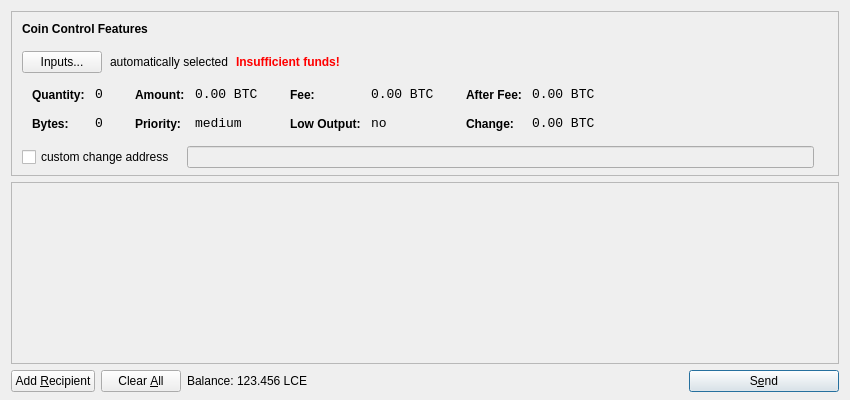
<?xml version="1.0" encoding="UTF-8"?>
<ui version="4.0">
 <class>SendCoinsDialog</class>
 <widget class="QDialog" name="SendCoinsDialog">
  <property name="geometry">
   <rect>
    <x>0</x>
    <y>0</y>
    <width>850</width>
    <height>400</height>
   </rect>
  </property>
  <property name="windowTitle">
   <string>Send Coins</string>
  </property>
  <layout class="QVBoxLayout" name="verticalLayout" stretch="0,1,0">
   <property name="bottomMargin">
    <number>8</number>
   </property>
   <item>
    <widget class="QFrame" name="frameCoinControl">
     <property name="sizePolicy">
      <sizepolicy hsizetype="Expanding" vsizetype="Expanding">
       <horstretch>0</horstretch>
       <verstretch>0</verstretch>
      </sizepolicy>
     </property>
     <property name="maximumSize">
      <size>
       <width>16777215</width>
       <height>16777215</height>
      </size>
     </property>
     <property name="frameShape">
      <enum>QFrame::StyledPanel</enum>
     </property>
     <property name="frameShadow">
      <enum>QFrame::Sunken</enum>
     </property>
     <layout class="QVBoxLayout" name="verticalLayoutCoinControl2">
      <property name="spacing">
       <number>-1</number>
      </property>
      <property name="leftMargin">
       <number>0</number>
      </property>
      <property name="topMargin">
       <number>0</number>
      </property>
      <property name="rightMargin">
       <number>0</number>
      </property>
      <property name="bottomMargin">
       <number>6</number>
      </property>
      <item>
       <layout class="QVBoxLayout" name="verticalLayoutCoinControl" stretch="0,0,0,0,1">
        <property name="spacing">
         <number>0</number>
        </property>
        <property name="leftMargin">
         <number>10</number>
        </property>
        <property name="topMargin">
         <number>10</number>
        </property>
        <item>
         <layout class="QHBoxLayout" name="horizontalLayoutCoinControl1">
          <property name="bottomMargin">
           <number>15</number>
          </property>
          <item>
           <widget class="QLabel" name="labelCoinControlFeatures">
            <property name="sizePolicy">
             <sizepolicy hsizetype="Preferred" vsizetype="Maximum">
              <horstretch>0</horstretch>
              <verstretch>0</verstretch>
             </sizepolicy>
            </property>
            <property name="font">
             <font>
              <weight>75</weight>
              <bold>true</bold>
             </font>
            </property>
            <property name="styleSheet">
             <string notr="true">font-weight:bold;</string>
            </property>
            <property name="text">
             <string>Coin Control Features</string>
            </property>
           </widget>
          </item>
         </layout>
        </item>
        <item>
         <layout class="QHBoxLayout" name="horizontalLayoutCoinControl2" stretch="0,0,0,0">
          <property name="spacing">
           <number>8</number>
          </property>
          <property name="bottomMargin">
           <number>10</number>
          </property>
          <item>
           <widget class="QPushButton" name="pushButtonCoinControl">
            <property name="styleSheet">
             <string notr="true"/>
            </property>
            <property name="text">
             <string>Inputs...</string>
            </property>
           </widget>
          </item>
          <item>
           <widget class="QLabel" name="labelCoinControlAutomaticallySelected">
            <property name="text">
             <string>automatically selected</string>
            </property>
            <property name="margin">
             <number>5</number>
            </property>
           </widget>
          </item>
          <item>
           <widget class="QLabel" name="labelCoinControlInsuffFunds">
            <property name="font">
             <font>
              <weight>75</weight>
              <bold>true</bold>
             </font>
            </property>
            <property name="styleSheet">
             <string notr="true">color:red;font-weight:bold;</string>
            </property>
            <property name="text">
             <string>Insufficient funds!</string>
            </property>
            <property name="margin">
             <number>5</number>
            </property>
           </widget>
          </item>
          <item>
           <spacer name="horizontalSpacerCoinControl">
            <property name="orientation">
             <enum>Qt::Horizontal</enum>
            </property>
            <property name="sizeHint" stdset="0">
             <size>
              <width>40</width>
              <height>1</height>
             </size>
            </property>
           </spacer>
          </item>
         </layout>
        </item>
        <item>
         <widget class="QWidget" name="widgetCoinControl" native="true">
          <property name="sizePolicy">
           <sizepolicy hsizetype="Preferred" vsizetype="Preferred">
            <horstretch>0</horstretch>
            <verstretch>0</verstretch>
           </sizepolicy>
          </property>
          <property name="minimumSize">
           <size>
            <width>0</width>
            <height>0</height>
           </size>
          </property>
          <property name="styleSheet">
           <string notr="true"/>
          </property>
          <layout class="QHBoxLayout" name="horizontalLayoutCoinControl5">
           <property name="margin">
            <number>0</number>
           </property>
           <item>
            <layout class="QHBoxLayout" name="horizontalLayoutCoinControl3" stretch="0,0,0,1">
             <property name="spacing">
              <number>20</number>
             </property>
             <property name="topMargin">
              <number>0</number>
             </property>
             <property name="bottomMargin">
              <number>10</number>
             </property>
             <item>
              <layout class="QFormLayout" name="formLayoutCoinControl1">
               <property name="horizontalSpacing">
                <number>10</number>
               </property>
               <property name="verticalSpacing">
                <number>14</number>
               </property>
               <property name="leftMargin">
                <number>10</number>
               </property>
               <property name="topMargin">
                <number>4</number>
               </property>
               <property name="rightMargin">
                <number>6</number>
               </property>
               <item row="0" column="0">
                <widget class="QLabel" name="labelCoinControlQuantityText">
                 <property name="styleSheet">
                  <string notr="true">font-weight:bold;</string>
                 </property>
                 <property name="text">
                  <string>Quantity:</string>
                 </property>
                 <property name="margin">
                  <number>0</number>
                 </property>
                </widget>
               </item>
               <item row="0" column="1">
                <widget class="QLabel" name="labelCoinControlQuantity">
                 <property name="font">
                  <font>
                   <family>Monospace</family>
                   <pointsize>10</pointsize>
                  </font>
                 </property>
                 <property name="cursor">
                  <cursorShape>IBeamCursor</cursorShape>
                 </property>
                 <property name="contextMenuPolicy">
                  <enum>Qt::ActionsContextMenu</enum>
                 </property>
                 <property name="text">
                  <string notr="true">0</string>
                 </property>
                 <property name="margin">
                  <number>0</number>
                 </property>
                 <property name="textInteractionFlags">
                  <set>Qt::LinksAccessibleByMouse|Qt::TextSelectableByKeyboard|Qt::TextSelectableByMouse</set>
                 </property>
                </widget>
               </item>
               <item row="1" column="0">
                <widget class="QLabel" name="labelCoinControlBytesText">
                 <property name="styleSheet">
                  <string notr="true">font-weight:bold;</string>
                 </property>
                 <property name="text">
                  <string>Bytes:</string>
                 </property>
                </widget>
               </item>
               <item row="1" column="1">
                <widget class="QLabel" name="labelCoinControlBytes">
                 <property name="font">
                  <font>
                   <family>Monospace</family>
                   <pointsize>10</pointsize>
                  </font>
                 </property>
                 <property name="cursor">
                  <cursorShape>IBeamCursor</cursorShape>
                 </property>
                 <property name="contextMenuPolicy">
                  <enum>Qt::ActionsContextMenu</enum>
                 </property>
                 <property name="text">
                  <string notr="true">0</string>
                 </property>
                 <property name="textInteractionFlags">
                  <set>Qt::LinksAccessibleByMouse|Qt::TextSelectableByKeyboard|Qt::TextSelectableByMouse</set>
                 </property>
                </widget>
               </item>
              </layout>
             </item>
             <item>
              <layout class="QFormLayout" name="formLayoutCoinControl2">
               <property name="horizontalSpacing">
                <number>10</number>
               </property>
               <property name="verticalSpacing">
                <number>14</number>
               </property>
               <property name="leftMargin">
                <number>6</number>
               </property>
               <property name="topMargin">
                <number>4</number>
               </property>
               <property name="rightMargin">
                <number>6</number>
               </property>
               <item row="0" column="0">
                <widget class="QLabel" name="labelCoinControlAmountText">
                 <property name="styleSheet">
                  <string notr="true">font-weight:bold;</string>
                 </property>
                 <property name="text">
                  <string>Amount:</string>
                 </property>
                 <property name="margin">
                  <number>0</number>
                 </property>
                </widget>
               </item>
               <item row="0" column="1">
                <widget class="QLabel" name="labelCoinControlAmount">
                 <property name="font">
                  <font>
                   <family>Monospace</family>
                   <pointsize>10</pointsize>
                  </font>
                 </property>
                 <property name="cursor">
                  <cursorShape>IBeamCursor</cursorShape>
                 </property>
                 <property name="contextMenuPolicy">
                  <enum>Qt::ActionsContextMenu</enum>
                 </property>
                 <property name="text">
                  <string notr="true">0.00 BTC</string>
                 </property>
                 <property name="textInteractionFlags">
                  <set>Qt::LinksAccessibleByMouse|Qt::TextSelectableByKeyboard|Qt::TextSelectableByMouse</set>
                 </property>
                </widget>
               </item>
               <item row="1" column="0">
                <widget class="QLabel" name="labelCoinControlPriorityText">
                 <property name="styleSheet">
                  <string notr="true">font-weight:bold;</string>
                 </property>
                 <property name="text">
                  <string>Priority:</string>
                 </property>
                </widget>
               </item>
               <item row="1" column="1">
                <widget class="QLabel" name="labelCoinControlPriority">
                 <property name="font">
                  <font>
                   <family>Monospace</family>
                   <pointsize>10</pointsize>
                  </font>
                 </property>
                 <property name="cursor">
                  <cursorShape>IBeamCursor</cursorShape>
                 </property>
                 <property name="contextMenuPolicy">
                  <enum>Qt::ActionsContextMenu</enum>
                 </property>
                 <property name="text">
                  <string>medium</string>
                 </property>
                 <property name="textInteractionFlags">
                  <set>Qt::LinksAccessibleByMouse|Qt::TextSelectableByKeyboard|Qt::TextSelectableByMouse</set>
                 </property>
                </widget>
               </item>
              </layout>
             </item>
             <item>
              <layout class="QFormLayout" name="formLayoutCoinControl3">
               <property name="horizontalSpacing">
                <number>10</number>
               </property>
               <property name="verticalSpacing">
                <number>14</number>
               </property>
               <property name="leftMargin">
                <number>6</number>
               </property>
               <property name="topMargin">
                <number>4</number>
               </property>
               <property name="rightMargin">
                <number>6</number>
               </property>
               <item row="0" column="0">
                <widget class="QLabel" name="labelCoinControlFeeText">
                 <property name="styleSheet">
                  <string notr="true">font-weight:bold;</string>
                 </property>
                 <property name="text">
                  <string>Fee:</string>
                 </property>
                 <property name="margin">
                  <number>0</number>
                 </property>
                </widget>
               </item>
               <item row="0" column="1">
                <widget class="QLabel" name="labelCoinControlFee">
                 <property name="font">
                  <font>
                   <family>Monospace</family>
                   <pointsize>10</pointsize>
                  </font>
                 </property>
                 <property name="cursor">
                  <cursorShape>IBeamCursor</cursorShape>
                 </property>
                 <property name="contextMenuPolicy">
                  <enum>Qt::ActionsContextMenu</enum>
                 </property>
                 <property name="text">
                  <string notr="true">0.00 BTC</string>
                 </property>
                 <property name="textInteractionFlags">
                  <set>Qt::LinksAccessibleByMouse|Qt::TextSelectableByKeyboard|Qt::TextSelectableByMouse</set>
                 </property>
                </widget>
               </item>
               <item row="1" column="0">
                <widget class="QLabel" name="labelCoinControlLowOutputText">
                 <property name="styleSheet">
                  <string notr="true">font-weight:bold;</string>
                 </property>
                 <property name="text">
                  <string>Low Output:</string>
                 </property>
                </widget>
               </item>
               <item row="1" column="1">
                <widget class="QLabel" name="labelCoinControlLowOutput">
                 <property name="font">
                  <font>
                   <family>Monospace</family>
                   <pointsize>10</pointsize>
                  </font>
                 </property>
                 <property name="cursor">
                  <cursorShape>IBeamCursor</cursorShape>
                 </property>
                 <property name="contextMenuPolicy">
                  <enum>Qt::ActionsContextMenu</enum>
                 </property>
                 <property name="text">
                  <string>no</string>
                 </property>
                 <property name="textInteractionFlags">
                  <set>Qt::LinksAccessibleByMouse|Qt::TextSelectableByKeyboard|Qt::TextSelectableByMouse</set>
                 </property>
                </widget>
               </item>
              </layout>
             </item>
             <item>
              <layout class="QFormLayout" name="formLayoutCoinControl4">
               <property name="horizontalSpacing">
                <number>10</number>
               </property>
               <property name="verticalSpacing">
                <number>14</number>
               </property>
               <property name="leftMargin">
                <number>6</number>
               </property>
               <property name="topMargin">
                <number>4</number>
               </property>
               <property name="rightMargin">
                <number>6</number>
               </property>
               <item row="0" column="0">
                <widget class="QLabel" name="labelCoinControlAfterFeeText">
                 <property name="styleSheet">
                  <string notr="true">font-weight:bold;</string>
                 </property>
                 <property name="text">
                  <string>After Fee:</string>
                 </property>
                 <property name="margin">
                  <number>0</number>
                 </property>
                </widget>
               </item>
               <item row="0" column="1">
                <widget class="QLabel" name="labelCoinControlAfterFee">
                 <property name="font">
                  <font>
                   <family>Monospace</family>
                   <pointsize>10</pointsize>
                  </font>
                 </property>
                 <property name="cursor">
                  <cursorShape>IBeamCursor</cursorShape>
                 </property>
                 <property name="contextMenuPolicy">
                  <enum>Qt::ActionsContextMenu</enum>
                 </property>
                 <property name="text">
                  <string notr="true">0.00 BTC</string>
                 </property>
                 <property name="textInteractionFlags">
                  <set>Qt::LinksAccessibleByMouse|Qt::TextSelectableByKeyboard|Qt::TextSelectableByMouse</set>
                 </property>
                </widget>
               </item>
               <item row="1" column="0">
                <widget class="QLabel" name="labelCoinControlChangeText">
                 <property name="styleSheet">
                  <string notr="true">font-weight:bold;</string>
                 </property>
                 <property name="text">
                  <string>Change:</string>
                 </property>
                </widget>
               </item>
               <item row="1" column="1">
                <widget class="QLabel" name="labelCoinControlChange">
                 <property name="font">
                  <font>
                   <family>Monospace</family>
                   <pointsize>10</pointsize>
                  </font>
                 </property>
                 <property name="cursor">
                  <cursorShape>IBeamCursor</cursorShape>
                 </property>
                 <property name="contextMenuPolicy">
                  <enum>Qt::ActionsContextMenu</enum>
                 </property>
                 <property name="text">
                  <string notr="true">0.00 BTC</string>
                 </property>
                 <property name="textInteractionFlags">
                  <set>Qt::LinksAccessibleByMouse|Qt::TextSelectableByKeyboard|Qt::TextSelectableByMouse</set>
                 </property>
                </widget>
               </item>
              </layout>
             </item>
            </layout>
           </item>
          </layout>
         </widget>
        </item>
        <item>
         <layout class="QHBoxLayout" name="horizontalLayoutCoinControl4" stretch="0,0,0">
          <property name="spacing">
           <number>12</number>
          </property>
          <property name="sizeConstraint">
           <enum>QLayout::SetDefaultConstraint</enum>
          </property>
          <property name="topMargin">
           <number>5</number>
          </property>
          <property name="rightMargin">
           <number>5</number>
          </property>
          <item>
           <widget class="QCheckBox" name="checkBoxCoinControlChange">
            <property name="text">
             <string>custom change address</string>
            </property>
           </widget>
          </item>
          <item>
           <widget class="QLineEdit" name="lineEditCoinControlChange">
            <property name="enabled">
             <bool>false</bool>
            </property>
            <property name="sizePolicy">
             <sizepolicy hsizetype="Expanding" vsizetype="Fixed">
              <horstretch>0</horstretch>
              <verstretch>0</verstretch>
             </sizepolicy>
            </property>
           </widget>
          </item>
          <item>
           <widget class="QLabel" name="labelCoinControlChangeLabel">
            <property name="sizePolicy">
             <sizepolicy hsizetype="Preferred" vsizetype="Expanding">
              <horstretch>0</horstretch>
              <verstretch>0</verstretch>
             </sizepolicy>
            </property>
            <property name="minimumSize">
             <size>
              <width>0</width>
              <height>0</height>
             </size>
            </property>
            <property name="text">
             <string/>
            </property>
            <property name="margin">
             <number>3</number>
            </property>
           </widget>
          </item>
         </layout>
        </item>
        <item>
         <spacer name="verticalSpacerCoinControl">
          <property name="orientation">
           <enum>Qt::Vertical</enum>
          </property>
          <property name="sizeHint" stdset="0">
           <size>
            <width>800</width>
            <height>1</height>
           </size>
          </property>
         </spacer>
        </item>
       </layout>
      </item>
     </layout>
    </widget>
   </item>
   <item>
    <widget class="QScrollArea" name="scrollArea">
     <property name="widgetResizable">
      <bool>true</bool>
     </property>
     <widget class="QWidget" name="scrollAreaWidgetContents">
      <property name="geometry">
       <rect>
        <x>0</x>
        <y>0</y>
        <width>830</width>
        <height>165</height>
       </rect>
      </property>
      <layout class="QVBoxLayout" name="verticalLayout_2">
       <property name="margin">
        <number>0</number>
       </property>
       <item>
        <layout class="QVBoxLayout" name="entries">
         <property name="spacing">
          <number>6</number>
         </property>
        </layout>
       </item>
       <item>
        <spacer name="verticalSpacer">
         <property name="orientation">
          <enum>Qt::Vertical</enum>
         </property>
         <property name="sizeHint" stdset="0">
          <size>
           <width>20</width>
           <height>40</height>
          </size>
         </property>
        </spacer>
       </item>
      </layout>
     </widget>
    </widget>
   </item>
   <item>
    <layout class="QHBoxLayout" name="horizontalLayout">
     <item>
      <widget class="QPushButton" name="addButton">
       <property name="toolTip">
        <string>Send to multiple recipients at once</string>
       </property>
       <property name="text">
        <string>Add &amp;Recipient</string>
       </property>
       <property name="icon">
        <iconset resource="../bitcoin.qrc">
         <normaloff>:/icons/add</normaloff>:/icons/add</iconset>
       </property>
       <property name="autoDefault">
        <bool>false</bool>
       </property>
      </widget>
     </item>
     <item>
      <widget class="QPushButton" name="clearButton">
       <property name="sizePolicy">
        <sizepolicy hsizetype="Minimum" vsizetype="Fixed">
         <horstretch>0</horstretch>
         <verstretch>0</verstretch>
        </sizepolicy>
       </property>
       <property name="toolTip">
        <string>Remove all transaction fields</string>
       </property>
       <property name="text">
        <string>Clear &amp;All</string>
       </property>
       <property name="icon">
        <iconset resource="../bitcoin.qrc">
         <normaloff>:/icons/remove</normaloff>:/icons/remove</iconset>
       </property>
       <property name="autoRepeatDelay">
        <number>300</number>
       </property>
       <property name="autoDefault">
        <bool>false</bool>
       </property>
      </widget>
     </item>
     <item>
      <layout class="QHBoxLayout" name="horizontalLayout_2">
       <property name="spacing">
        <number>3</number>
       </property>
       <item>
        <widget class="QLabel" name="label">
         <property name="text">
          <string>Balance:</string>
         </property>
        </widget>
       </item>
       <item>
        <widget class="QLabel" name="labelBalance">
         <property name="cursor">
          <cursorShape>IBeamCursor</cursorShape>
         </property>
         <property name="text">
          <string>123.456 LCE</string>
         </property>
         <property name="textInteractionFlags">
          <set>Qt::LinksAccessibleByMouse|Qt::TextSelectableByKeyboard|Qt::TextSelectableByMouse</set>
         </property>
        </widget>
       </item>
      </layout>
     </item>
     <item>
      <spacer name="horizontalSpacer">
       <property name="orientation">
        <enum>Qt::Horizontal</enum>
       </property>
       <property name="sizeHint" stdset="0">
        <size>
         <width>40</width>
         <height>20</height>
        </size>
       </property>
      </spacer>
     </item>
     <item>
      <widget class="QPushButton" name="sendButton">
       <property name="minimumSize">
        <size>
         <width>150</width>
         <height>0</height>
        </size>
       </property>
       <property name="toolTip">
        <string>Confirm the send action</string>
       </property>
       <property name="text">
        <string>S&amp;end</string>
       </property>
       <property name="icon">
        <iconset resource="../bitcoin.qrc">
         <normaloff>:/icons/send</normaloff>:/icons/send</iconset>
       </property>
       <property name="default">
        <bool>true</bool>
       </property>
      </widget>
     </item>
    </layout>
   </item>
  </layout>
 </widget>
 <resources>
  <include location="../bitcoin.qrc"/>
 </resources>
 <connections/>
</ui>
